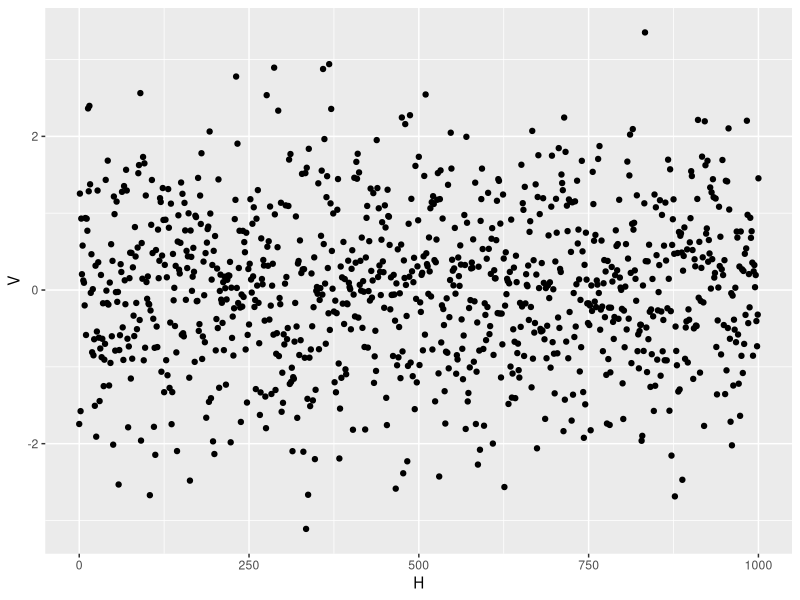

This figure's R source:
## ---- chunk 1
MyFrame = as.data.frame(
                  cbind(H = seq(0,1000,1),
                        V = rnorm(length(seq(0,1000,1))))
)


library(ggplot2)

ggplot(MyFrame, aes(H,V)) +
  geom_point()
